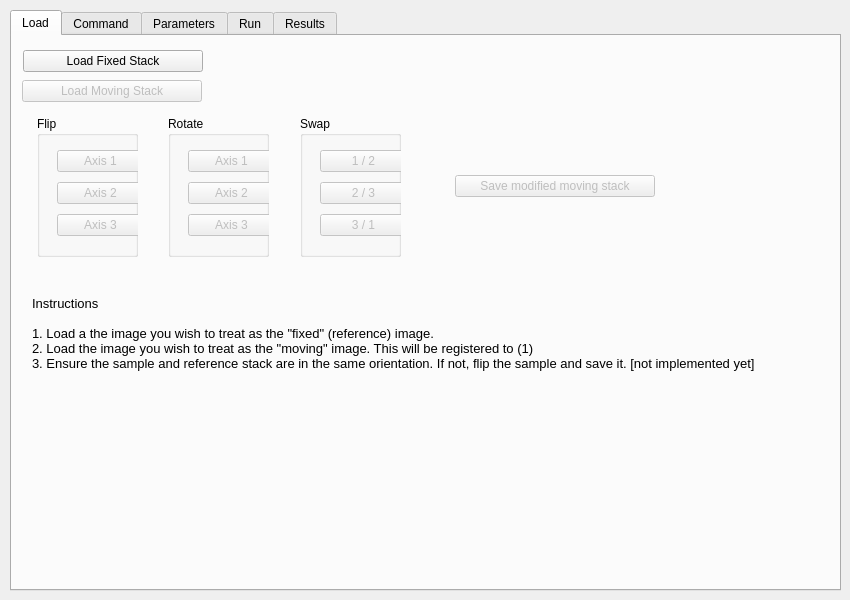
<?xml version="1.0" encoding="UTF-8"?>
<ui version="4.0">
 <class>elastixMain</class>
 <widget class="QWidget" name="elastixMain">
  <property name="geometry">
   <rect>
    <x>0</x>
    <y>0</y>
    <width>850</width>
    <height>600</height>
   </rect>
  </property>
  <property name="minimumSize">
   <size>
    <width>850</width>
    <height>600</height>
   </size>
  </property>
  <property name="windowTitle">
   <string>Elastix plugin</string>
  </property>
  <property name="windowIcon">
   <iconset resource="elastix_plugin.qrc">
    <normaloff>:/icons/icons/elastix_logo_48.gif</normaloff>:/icons/icons/elastix_logo_48.gif</iconset>
  </property>
  <widget class="QTabWidget" name="tabWidget">
   <property name="enabled">
    <bool>true</bool>
   </property>
   <property name="geometry">
    <rect>
     <x>10</x>
     <y>10</y>
     <width>831</width>
     <height>581</height>
    </rect>
   </property>
   <property name="toolTip">
    <string extracomment="Remove param"/>
   </property>
   <property name="currentIndex">
    <number>0</number>
   </property>
   <widget class="QWidget" name="tabLoad">
    <attribute name="title">
     <string>Load</string>
    </attribute>
    <widget class="QLabel" name="sampleStackName">
     <property name="geometry">
      <rect>
       <x>200</x>
       <y>60</y>
       <width>251</width>
       <height>16</height>
      </rect>
     </property>
     <property name="minimumSize">
      <size>
       <width>250</width>
       <height>0</height>
      </size>
     </property>
     <property name="text">
      <string/>
     </property>
    </widget>
    <widget class="QLabel" name="instructionsLabelTabLoad">
     <property name="geometry">
      <rect>
       <x>20</x>
       <y>260</y>
       <width>781</width>
       <height>171</height>
      </rect>
     </property>
     <property name="font">
      <font>
       <pointsize>10</pointsize>
      </font>
     </property>
     <property name="layoutDirection">
      <enum>Qt::LeftToRight</enum>
     </property>
     <property name="text">
      <string>Instructions 

1. Load a the image you wish to treat as the &quot;fixed&quot; (reference) image. 
2. Load the image you wish to treat as the &quot;moving&quot; image. This will be registered to (1)
3. Ensure the sample and reference stack are in the same orientation. If not, flip the sample and save it. [not implemented yet]</string>
     </property>
     <property name="alignment">
      <set>Qt::AlignLeading|Qt::AlignLeft|Qt::AlignTop</set>
     </property>
     <property name="wordWrap">
      <bool>true</bool>
     </property>
    </widget>
    <widget class="QWidget" name="layoutWidget">
     <property name="geometry">
      <rect>
       <x>10</x>
       <y>40</y>
       <width>801</width>
       <height>31</height>
      </rect>
     </property>
     <layout class="QHBoxLayout" name="horizontalLayout_2">
      <item>
       <widget class="QPushButton" name="loadMoving">
        <property name="enabled">
         <bool>false</bool>
        </property>
        <property name="sizePolicy">
         <sizepolicy hsizetype="Fixed" vsizetype="Fixed">
          <horstretch>0</horstretch>
          <verstretch>0</verstretch>
         </sizepolicy>
        </property>
        <property name="minimumSize">
         <size>
          <width>180</width>
          <height>0</height>
         </size>
        </property>
        <property name="text">
         <string>Load Moving Stack</string>
        </property>
       </widget>
      </item>
      <item>
       <widget class="QLabel" name="movingStackName">
        <property name="minimumSize">
         <size>
          <width>250</width>
          <height>0</height>
         </size>
        </property>
        <property name="text">
         <string/>
        </property>
       </widget>
      </item>
      <item>
       <spacer name="horizontalSpacer_3">
        <property name="orientation">
         <enum>Qt::Horizontal</enum>
        </property>
        <property name="sizeHint" stdset="0">
         <size>
          <width>328</width>
          <height>20</height>
         </size>
        </property>
       </spacer>
      </item>
     </layout>
    </widget>
    <widget class="QWidget" name="layoutWidget">
     <property name="geometry">
      <rect>
       <x>11</x>
       <y>11</y>
       <width>801</width>
       <height>29</height>
      </rect>
     </property>
     <layout class="QHBoxLayout" name="horizontalLayout">
      <item>
       <widget class="QPushButton" name="loadFixed">
        <property name="sizePolicy">
         <sizepolicy hsizetype="Fixed" vsizetype="Fixed">
          <horstretch>0</horstretch>
          <verstretch>0</verstretch>
         </sizepolicy>
        </property>
        <property name="minimumSize">
         <size>
          <width>180</width>
          <height>0</height>
         </size>
        </property>
        <property name="text">
         <string>Load Fixed Stack</string>
        </property>
       </widget>
      </item>
      <item>
       <widget class="QLabel" name="referenceStackName">
        <property name="minimumSize">
         <size>
          <width>250</width>
          <height>0</height>
         </size>
        </property>
        <property name="text">
         <string/>
        </property>
       </widget>
      </item>
      <item>
       <spacer name="horizontalSpacer">
        <property name="orientation">
         <enum>Qt::Horizontal</enum>
        </property>
        <property name="sizeHint" stdset="0">
         <size>
          <width>318</width>
          <height>17</height>
         </size>
        </property>
       </spacer>
      </item>
     </layout>
    </widget>
    <widget class="QWidget" name="layoutWidget">
     <property name="geometry">
      <rect>
       <x>0</x>
       <y>80</y>
       <width>811</width>
       <height>141</height>
      </rect>
     </property>
     <layout class="QHBoxLayout" name="horizontalLayout_5">
      <item>
       <spacer name="horizontalSpacer_11">
        <property name="orientation">
         <enum>Qt::Horizontal</enum>
        </property>
        <property name="sizeHint" stdset="0">
         <size>
          <width>13</width>
          <height>20</height>
         </size>
        </property>
       </spacer>
      </item>
      <item>
       <widget class="QGroupBox" name="groupBox">
        <property name="minimumSize">
         <size>
          <width>101</width>
          <height>0</height>
         </size>
        </property>
        <property name="title">
         <string>Flip</string>
        </property>
        <widget class="QWidget" name="layoutWidget">
         <property name="geometry">
          <rect>
           <x>20</x>
           <y>30</y>
           <width>87</width>
           <height>95</height>
          </rect>
         </property>
         <layout class="QVBoxLayout" name="verticalLayout">
          <item>
           <widget class="QPushButton" name="flipAxis1">
            <property name="enabled">
             <bool>false</bool>
            </property>
            <property name="text">
             <string>Axis 1</string>
            </property>
           </widget>
          </item>
          <item>
           <widget class="QPushButton" name="flipAxis2">
            <property name="enabled">
             <bool>false</bool>
            </property>
            <property name="text">
             <string>Axis 2</string>
            </property>
           </widget>
          </item>
          <item>
           <widget class="QPushButton" name="flipAxis3">
            <property name="enabled">
             <bool>false</bool>
            </property>
            <property name="text">
             <string>Axis 3</string>
            </property>
           </widget>
          </item>
         </layout>
        </widget>
       </widget>
      </item>
      <item>
       <spacer name="horizontalSpacer_10">
        <property name="orientation">
         <enum>Qt::Horizontal</enum>
        </property>
        <property name="sizeHint" stdset="0">
         <size>
          <width>13</width>
          <height>20</height>
         </size>
        </property>
       </spacer>
      </item>
      <item>
       <widget class="QGroupBox" name="groupBox_2">
        <property name="minimumSize">
         <size>
          <width>101</width>
          <height>0</height>
         </size>
        </property>
        <property name="title">
         <string>Rotate</string>
        </property>
        <widget class="QWidget" name="layoutWidget">
         <property name="geometry">
          <rect>
           <x>20</x>
           <y>30</y>
           <width>87</width>
           <height>95</height>
          </rect>
         </property>
         <layout class="QVBoxLayout" name="verticalLayout_2">
          <item>
           <widget class="QPushButton" name="rotAxis1">
            <property name="enabled">
             <bool>false</bool>
            </property>
            <property name="text">
             <string>Axis 1</string>
            </property>
           </widget>
          </item>
          <item>
           <widget class="QPushButton" name="rotAxis2">
            <property name="enabled">
             <bool>false</bool>
            </property>
            <property name="text">
             <string>Axis 2</string>
            </property>
           </widget>
          </item>
          <item>
           <widget class="QPushButton" name="rotAxis3">
            <property name="enabled">
             <bool>false</bool>
            </property>
            <property name="text">
             <string>Axis 3</string>
            </property>
           </widget>
          </item>
         </layout>
        </widget>
       </widget>
      </item>
      <item>
       <spacer name="horizontalSpacer_5">
        <property name="orientation">
         <enum>Qt::Horizontal</enum>
        </property>
        <property name="sizeHint" stdset="0">
         <size>
          <width>13</width>
          <height>20</height>
         </size>
        </property>
       </spacer>
      </item>
      <item>
       <widget class="QGroupBox" name="groupBox_3">
        <property name="minimumSize">
         <size>
          <width>101</width>
          <height>0</height>
         </size>
        </property>
        <property name="title">
         <string>Swap</string>
        </property>
        <widget class="QWidget" name="layoutWidget_2">
         <property name="geometry">
          <rect>
           <x>20</x>
           <y>30</y>
           <width>87</width>
           <height>95</height>
          </rect>
         </property>
         <layout class="QVBoxLayout" name="verticalLayout_3">
          <item>
           <widget class="QPushButton" name="swapAxis1_2">
            <property name="enabled">
             <bool>false</bool>
            </property>
            <property name="text">
             <string>1 / 2</string>
            </property>
           </widget>
          </item>
          <item>
           <widget class="QPushButton" name="swapAxis2_3">
            <property name="enabled">
             <bool>false</bool>
            </property>
            <property name="text">
             <string>2 / 3</string>
            </property>
           </widget>
          </item>
          <item>
           <widget class="QPushButton" name="swapAxis3_1">
            <property name="enabled">
             <bool>false</bool>
            </property>
            <property name="text">
             <string>3 / 1</string>
            </property>
           </widget>
          </item>
         </layout>
        </widget>
       </widget>
      </item>
      <item>
       <spacer name="horizontalSpacer_12">
        <property name="orientation">
         <enum>Qt::Horizontal</enum>
        </property>
        <property name="sizeHint" stdset="0">
         <size>
          <width>48</width>
          <height>20</height>
         </size>
        </property>
       </spacer>
      </item>
      <item>
       <widget class="QPushButton" name="saveModifiedMovingStack">
        <property name="enabled">
         <bool>false</bool>
        </property>
        <property name="minimumSize">
         <size>
          <width>200</width>
          <height>0</height>
         </size>
        </property>
        <property name="text">
         <string>Save modified moving stack</string>
        </property>
       </widget>
      </item>
      <item>
       <spacer name="horizontalSpacer_4">
        <property name="orientation">
         <enum>Qt::Horizontal</enum>
        </property>
        <property name="sizeHint" stdset="0">
         <size>
          <width>168</width>
          <height>20</height>
         </size>
        </property>
       </spacer>
      </item>
     </layout>
    </widget>
    <widget class="QLabel" name="label">
     <property name="geometry">
      <rect>
       <x>350</x>
       <y>450</y>
       <width>101</width>
       <height>91</height>
      </rect>
     </property>
     <property name="text">
      <string/>
     </property>
     <property name="pixmap">
      <pixmap resource="elastix_plugin.qrc">:/icons/icons/elastix_logo_96.gif</pixmap>
     </property>
    </widget>
   </widget>
   <widget class="QWidget" name="tabCommand">
    <attribute name="title">
     <string>Command</string>
    </attribute>
    <widget class="QFrame" name="frameCommand">
     <property name="geometry">
      <rect>
       <x>10</x>
       <y>440</y>
       <width>801</width>
       <height>101</height>
      </rect>
     </property>
     <property name="frameShape">
      <enum>QFrame::Box</enum>
     </property>
     <property name="frameShadow">
      <enum>QFrame::Raised</enum>
     </property>
     <widget class="QLabel" name="labelCommandText">
      <property name="geometry">
       <rect>
        <x>10</x>
        <y>20</y>
        <width>781</width>
        <height>71</height>
       </rect>
      </property>
      <property name="font">
       <font>
        <family>Courier</family>
        <pointsize>10</pointsize>
        <weight>75</weight>
        <bold>true</bold>
       </font>
      </property>
      <property name="text">
       <string/>
      </property>
      <property name="alignment">
       <set>Qt::AlignLeading|Qt::AlignLeft|Qt::AlignTop</set>
      </property>
      <property name="wordWrap">
       <bool>true</bool>
      </property>
     </widget>
     <widget class="QLabel" name="labelCommand">
      <property name="geometry">
       <rect>
        <x>10</x>
        <y>0</y>
        <width>80</width>
        <height>20</height>
       </rect>
      </property>
      <property name="font">
       <font>
        <pointsize>11</pointsize>
       </font>
      </property>
      <property name="text">
       <string>Command</string>
      </property>
     </widget>
    </widget>
    <widget class="QLabel" name="label_selectOutputDir">
     <property name="geometry">
      <rect>
       <x>20</x>
       <y>40</y>
       <width>661</width>
       <height>16</height>
      </rect>
     </property>
     <property name="minimumSize">
      <size>
       <width>180</width>
       <height>0</height>
      </size>
     </property>
     <property name="font">
      <font>
       <pointsize>10</pointsize>
      </font>
     </property>
     <property name="text">
      <string>1. Select output directory</string>
     </property>
    </widget>
    <widget class="QLabel" name="label_selectParamFiles">
     <property name="geometry">
      <rect>
       <x>20</x>
       <y>260</y>
       <width>701</width>
       <height>16</height>
      </rect>
     </property>
     <property name="minimumSize">
      <size>
       <width>180</width>
       <height>0</height>
      </size>
     </property>
     <property name="font">
      <font>
       <pointsize>10</pointsize>
      </font>
     </property>
     <property name="text">
      <string>2. Choose parameter files (these are applied sequentially)</string>
     </property>
    </widget>
    <widget class="QListView" name="paramListView">
     <property name="geometry">
      <rect>
       <x>170</x>
       <y>280</y>
       <width>611</width>
       <height>111</height>
      </rect>
     </property>
    </widget>
    <widget class="QPushButton" name="loadParamFile">
     <property name="geometry">
      <rect>
       <x>20</x>
       <y>280</y>
       <width>150</width>
       <height>24</height>
      </rect>
     </property>
     <property name="sizePolicy">
      <sizepolicy hsizetype="Fixed" vsizetype="Fixed">
       <horstretch>0</horstretch>
       <verstretch>0</verstretch>
      </sizepolicy>
     </property>
     <property name="minimumSize">
      <size>
       <width>150</width>
       <height>0</height>
      </size>
     </property>
     <property name="text">
      <string>Load param file</string>
     </property>
    </widget>
    <widget class="QPushButton" name="removeParameter">
     <property name="geometry">
      <rect>
       <x>140</x>
       <y>360</y>
       <width>31</width>
       <height>31</height>
      </rect>
     </property>
     <property name="text">
      <string/>
     </property>
     <property name="icon">
      <iconset>
       <normalon>:/icons/icons/edit-delete.png</normalon>
      </iconset>
     </property>
    </widget>
    <widget class="QPushButton" name="outputDirSelect_button">
     <property name="geometry">
      <rect>
       <x>10</x>
       <y>60</y>
       <width>61</width>
       <height>31</height>
      </rect>
     </property>
     <property name="sizePolicy">
      <sizepolicy hsizetype="Fixed" vsizetype="Fixed">
       <horstretch>0</horstretch>
       <verstretch>0</verstretch>
      </sizepolicy>
     </property>
     <property name="minimumSize">
      <size>
       <width>0</width>
       <height>0</height>
      </size>
     </property>
     <property name="text">
      <string>Select</string>
     </property>
    </widget>
    <widget class="QPushButton" name="moveParamUp_button">
     <property name="geometry">
      <rect>
       <x>780</x>
       <y>280</y>
       <width>31</width>
       <height>31</height>
      </rect>
     </property>
     <property name="text">
      <string/>
     </property>
     <property name="icon">
      <iconset>
       <normalon>:/icons/icons/arrow-up.png</normalon>
      </iconset>
     </property>
    </widget>
    <widget class="QPushButton" name="moveParamDown_button">
     <property name="geometry">
      <rect>
       <x>780</x>
       <y>360</y>
       <width>31</width>
       <height>31</height>
      </rect>
     </property>
     <property name="text">
      <string/>
     </property>
     <property name="icon">
      <iconset>
       <normalon>:/icons/icons/arrow-down.png</normalon>
      </iconset>
     </property>
    </widget>
    <widget class="QFrame" name="frame">
     <property name="geometry">
      <rect>
       <x>70</x>
       <y>60</y>
       <width>741</width>
       <height>31</height>
      </rect>
     </property>
     <property name="frameShape">
      <enum>QFrame::StyledPanel</enum>
     </property>
     <property name="frameShadow">
      <enum>QFrame::Raised</enum>
     </property>
     <widget class="QLabel" name="outputDir_label">
      <property name="geometry">
       <rect>
        <x>10</x>
        <y>4</y>
        <width>721</width>
        <height>21</height>
       </rect>
      </property>
      <property name="text">
       <string/>
      </property>
     </widget>
    </widget>
   </widget>
   <widget class="QWidget" name="tabParameters">
    <attribute name="title">
     <string>Parameters</string>
    </attribute>
    <widget class="QPlainTextEdit" name="plainTextEditParam">
     <property name="geometry">
      <rect>
       <x>10</x>
       <y>10</y>
       <width>801</width>
       <height>501</height>
      </rect>
     </property>
    </widget>
    <widget class="QComboBox" name="comboBoxParam">
     <property name="geometry">
      <rect>
       <x>10</x>
       <y>520</y>
       <width>291</width>
       <height>24</height>
      </rect>
     </property>
    </widget>
   </widget>
   <widget class="QWidget" name="tabRun">
    <attribute name="title">
     <string>Run</string>
    </attribute>
    <widget class="QPushButton" name="runElastix_button">
     <property name="geometry">
      <rect>
       <x>20</x>
       <y>20</y>
       <width>171</width>
       <height>24</height>
      </rect>
     </property>
     <property name="font">
      <font>
       <pointsize>11</pointsize>
      </font>
     </property>
     <property name="text">
      <string>Run Elastix</string>
     </property>
    </widget>
    <widget class="QFrame" name="frameCommand_3">
     <property name="geometry">
      <rect>
       <x>10</x>
       <y>440</y>
       <width>801</width>
       <height>101</height>
      </rect>
     </property>
     <property name="frameShape">
      <enum>QFrame::Box</enum>
     </property>
     <property name="frameShadow">
      <enum>QFrame::Raised</enum>
     </property>
     <widget class="QLabel" name="labelCommandText_copy">
      <property name="geometry">
       <rect>
        <x>10</x>
        <y>20</y>
        <width>781</width>
        <height>71</height>
       </rect>
      </property>
      <property name="font">
       <font>
        <family>Courier</family>
        <pointsize>10</pointsize>
        <weight>75</weight>
        <bold>true</bold>
       </font>
      </property>
      <property name="text">
       <string/>
      </property>
      <property name="alignment">
       <set>Qt::AlignLeading|Qt::AlignLeft|Qt::AlignTop</set>
      </property>
      <property name="wordWrap">
       <bool>true</bool>
      </property>
     </widget>
     <widget class="QLabel" name="labelCommand_3">
      <property name="geometry">
       <rect>
        <x>10</x>
        <y>0</y>
        <width>80</width>
        <height>20</height>
       </rect>
      </property>
      <property name="font">
       <font>
        <pointsize>11</pointsize>
       </font>
      </property>
      <property name="text">
       <string>Command</string>
      </property>
     </widget>
    </widget>
    <widget class="QListView" name="runningRegistrations_ListView">
     <property name="geometry">
      <rect>
       <x>10</x>
       <y>70</y>
       <width>801</width>
       <height>361</height>
      </rect>
     </property>
    </widget>
    <widget class="QLabel" name="label_2">
     <property name="geometry">
      <rect>
       <x>190</x>
       <y>50</y>
       <width>441</width>
       <height>20</height>
      </rect>
     </property>
     <property name="text">
      <string>Currently running registrations</string>
     </property>
     <property name="alignment">
      <set>Qt::AlignCenter</set>
     </property>
    </widget>
   </widget>
   <widget class="QWidget" name="tab">
    <attribute name="title">
     <string>Results</string>
    </attribute>
    <widget class="QListView" name="registrationResults_ListView">
     <property name="geometry">
      <rect>
       <x>10</x>
       <y>50</y>
       <width>801</width>
       <height>491</height>
      </rect>
     </property>
    </widget>
    <widget class="QRadioButton" name="showHighlightedResult_radioButton">
     <property name="geometry">
      <rect>
       <x>20</x>
       <y>20</y>
       <width>231</width>
       <height>21</height>
      </rect>
     </property>
     <property name="text">
      <string>Show &amp;Highlighted Result</string>
     </property>
    </widget>
    <widget class="QRadioButton" name="showOriginalMovingImage_radioButton">
     <property name="geometry">
      <rect>
       <x>320</x>
       <y>20</y>
       <width>231</width>
       <height>21</height>
      </rect>
     </property>
     <property name="text">
      <string>Show &amp;Original Moving Image</string>
     </property>
     <property name="checked">
      <bool>true</bool>
     </property>
    </widget>
   </widget>
  </widget>
 </widget>
 <resources>
  <include location="elastix_plugin.qrc"/>
 </resources>
 <connections/>
</ui>
